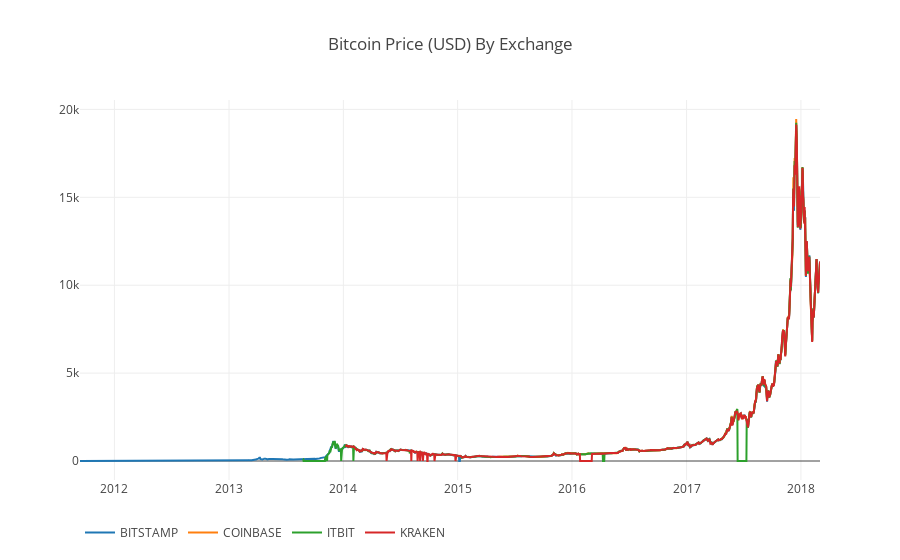

Here is the notebook cell this chart was saved with:
### Code cell
# Plot all of the BTC exchange prices
df_scatter(btc_usd_datasets, 'Bitcoin Price (USD) By Exchange')

### Figure 1 — Plotly figure (JSON) as saved in the notebook; plotly's stock layout.template omitted (floating-point values rounded to 4 significant figures; data arrays with more than 128 entries replaced by an {"elided": "..."} marker saying what was removed)
{"data": [{"name": "BITSTAMP", "type": "scatter", "visible": "visible", "x": {"elided": "2364 str values"}, "y": {"elided": "2364 float values"}}, {"name": "COINBASE", "type": "scatter", "visible": "visible", "x": {"elided": "2364 str values"}, "y": {"elided": "2364 float values"}}, {"name": "ITBIT", "type": "scatter", "visible": "visible", "x": {"elided": "2364 str values"}, "y": {"elided": "2364 float values"}}, {"name": "KRAKEN", "type": "scatter", "visible": "visible", "x": {"elided": "2364 str values"}, "y": {"elided": "2364 float values"}}], "layout": {"legend": {"orientation": "h"}, "title": "Bitcoin Price (USD) By Exchange", "xaxis": {"type": "date"}, "yaxis": {"showticklabels": true, "title": "", "type": "linear"}}}
